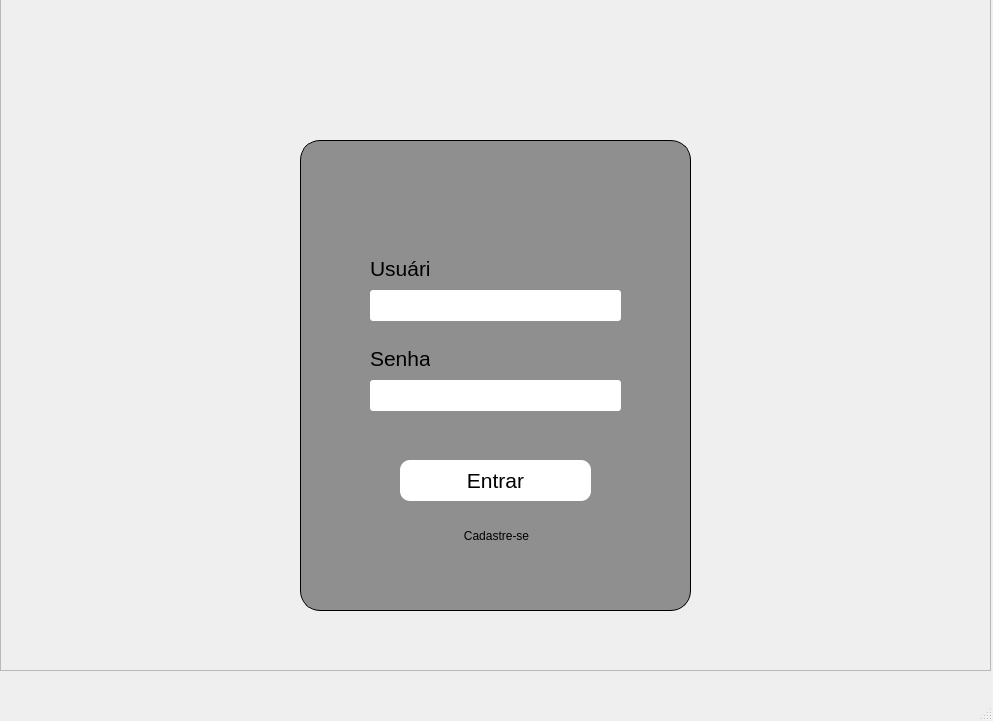
<?xml version="1.0" encoding="UTF-8"?>
<ui version="4.0">
 <class>MainWindow</class>
 <widget class="QMainWindow" name="MainWindow">
  <property name="enabled">
   <bool>true</bool>
  </property>
  <property name="geometry">
   <rect>
    <x>0</x>
    <y>0</y>
    <width>993</width>
    <height>721</height>
   </rect>
  </property>
  <property name="windowTitle">
   <string>MainWindow</string>
  </property>
  <widget class="QWidget" name="centralwidget">
   <widget class="QFrame" name="frame">
    <property name="geometry">
     <rect>
      <x>0</x>
      <y>-20</y>
      <width>991</width>
      <height>691</height>
     </rect>
    </property>
    <property name="cursor">
     <cursorShape>ArrowCursor</cursorShape>
    </property>
    <property name="styleSheet">
     <string notr="true">QFrame{
	background-image: url(:/images/bg2.jpeg)
}</string>
    </property>
    <property name="frameShape">
     <enum>QFrame::StyledPanel</enum>
    </property>
    <property name="frameShadow">
     <enum>QFrame::Raised</enum>
    </property>
    <widget class="QFrame" name="frame_2">
     <property name="geometry">
      <rect>
       <x>300</x>
       <y>160</y>
       <width>391</width>
       <height>471</height>
      </rect>
     </property>
     <property name="styleSheet">
      <string notr="true">QFrame{
	background: rgba(0, 0, 0, 0.4);
	border: 1px solid;
	border-radius: 20px;
}

QLabel{
	background-color: transparent;
	border: 0px;
}

QLineEdit{
	border: 0px;
	border-radius: 3px;
}

QPushButton{
	background-color: white;
	border-radius: 10px;
}</string>
     </property>
     <property name="frameShape">
      <enum>QFrame::StyledPanel</enum>
     </property>
     <property name="frameShadow">
      <enum>QFrame::Raised</enum>
     </property>
     <widget class="QLineEdit" name="userField">
      <property name="geometry">
       <rect>
        <x>70</x>
        <y>150</y>
        <width>251</width>
        <height>31</height>
       </rect>
      </property>
      <property name="font">
       <font>
        <pointsize>16</pointsize>
       </font>
      </property>
     </widget>
     <widget class="QLabel" name="label">
      <property name="geometry">
       <rect>
        <x>70</x>
        <y>120</y>
        <width>60</width>
        <height>16</height>
       </rect>
      </property>
      <property name="font">
       <font>
        <pointsize>16</pointsize>
       </font>
      </property>
      <property name="text">
       <string>Usuário</string>
      </property>
     </widget>
     <widget class="QLabel" name="label_2">
      <property name="geometry">
       <rect>
        <x>70</x>
        <y>210</y>
        <width>60</width>
        <height>16</height>
       </rect>
      </property>
      <property name="font">
       <font>
        <pointsize>16</pointsize>
       </font>
      </property>
      <property name="text">
       <string>Senha</string>
      </property>
     </widget>
     <widget class="QLineEdit" name="passField">
      <property name="geometry">
       <rect>
        <x>70</x>
        <y>240</y>
        <width>251</width>
        <height>31</height>
       </rect>
      </property>
      <property name="font">
       <font>
        <pointsize>16</pointsize>
       </font>
      </property>
     </widget>
     <widget class="QPushButton" name="loginButton">
      <property name="geometry">
       <rect>
        <x>100</x>
        <y>320</y>
        <width>191</width>
        <height>41</height>
       </rect>
      </property>
      <property name="font">
       <font>
        <pointsize>16</pointsize>
       </font>
      </property>
      <property name="cursor">
       <cursorShape>PointingHandCursor</cursorShape>
      </property>
      <property name="text">
       <string>Entrar</string>
      </property>
     </widget>
     <widget class="QPushButton" name="signupButton">
      <property name="geometry">
       <rect>
        <x>140</x>
        <y>380</y>
        <width>113</width>
        <height>32</height>
       </rect>
      </property>
      <property name="cursor">
       <cursorShape>PointingHandCursor</cursorShape>
      </property>
      <property name="styleSheet">
       <string notr="true">QPushButton{
	background-color: transparent;
}</string>
      </property>
      <property name="text">
       <string>Cadastre-se</string>
      </property>
     </widget>
    </widget>
   </widget>
  </widget>
  <widget class="QMenuBar" name="menubar">
   <property name="geometry">
    <rect>
     <x>0</x>
     <y>0</y>
     <width>993</width>
     <height>22</height>
    </rect>
   </property>
  </widget>
  <widget class="QStatusBar" name="statusbar"/>
 </widget>
 <resources/>
 <connections/>
</ui>
